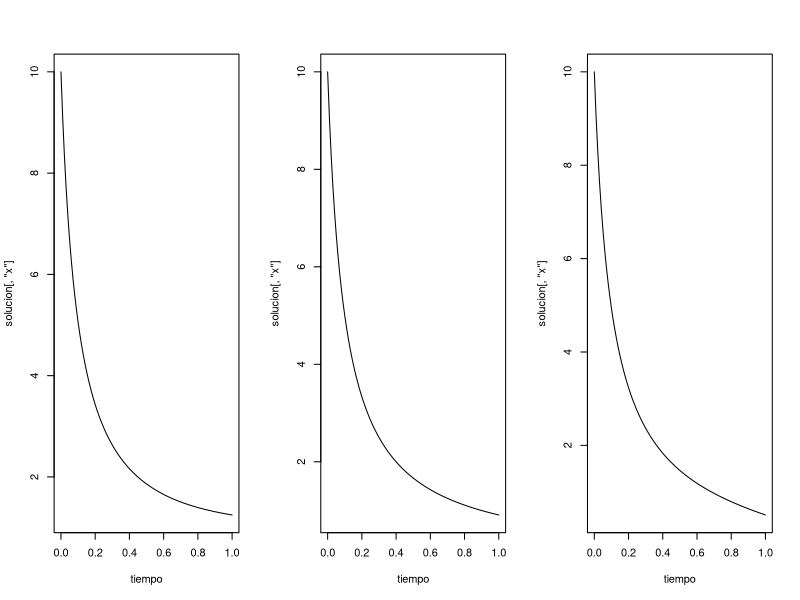

Recreate this plot in R.
library(deSolve)
#w=c(1,10,100,200,400,1000)
par(mfrow=c(1,3))
A=c(1,0,-1)
#R=1000
#C=(0.1)*(10^(-6))
#vector de condiciones iniciales
#i=A/R #posición inicial
for(k in 1:3){
  yini=c(x=10)
  x=function(t,y,parms){
    with(as.list(y),{
      dx=A[k]-x*x
      list(c(dx))})}
  tiempo=seq(0,1,0.01)
  solucion=ode(y=yini,times=tiempo,func=x,parms=NULL)
  plot(tiempo,solucion[,'x'],type='l')
  # plot(tiempo,R*solucion[,'i'],type='l')
  #lines(tiempo,A*sin(w[k]*tiempo)-R*solucion[,'i'],col='blue')
  #lines(tiempo,A*sin(w[k]*tiempo),col='red')
}
